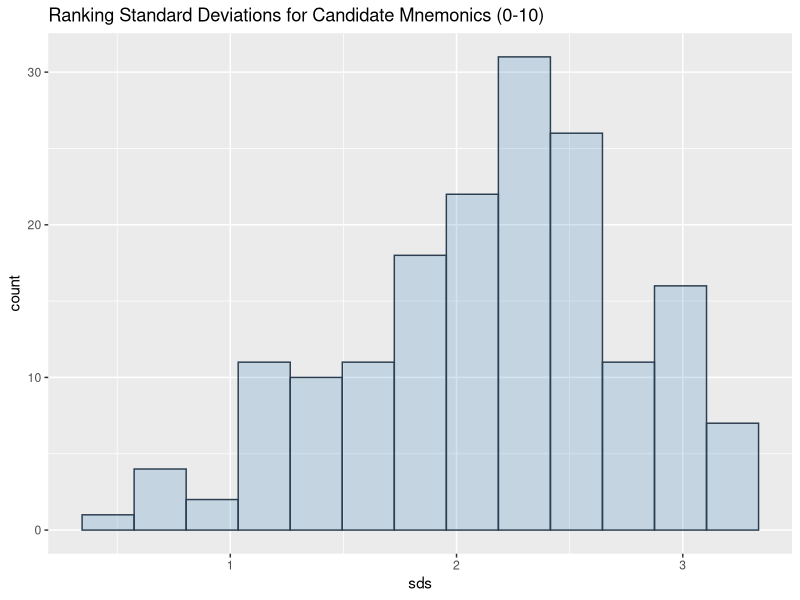
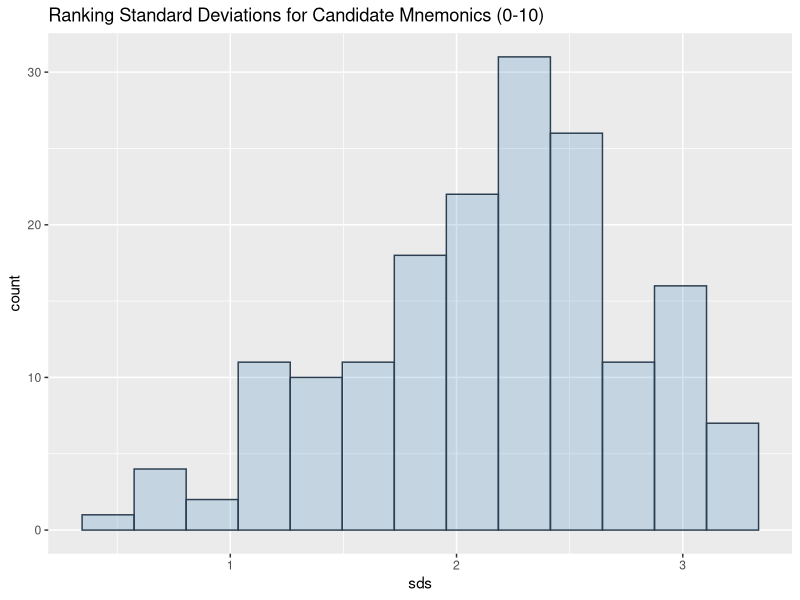

R code for these plots, in order:
library(ggplot2)

sds <- read.csv('mn_sds.csv', header=FALSE, row.names=1)[, 1]
ggplot(data.frame(sds=sds), aes(sds)) + geom_histogram(binwidth=0.23, col="#2c3e50", fill="#2980b9", alpha = .2) + ggtitle('Ranking Standard Deviations for Candidate Mnemonics (0-10)')
ggsave(file='mn_votes_sds.png', width=10, height=4)